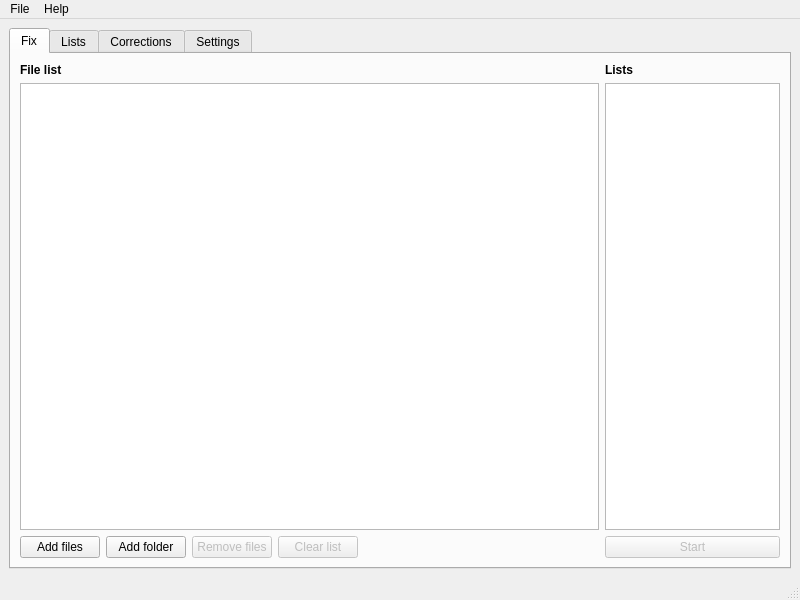
<?xml version="1.0" encoding="UTF-8"?>
<ui version="4.0">
 <class>MainWindow</class>
 <widget class="QMainWindow" name="MainWindow">
  <property name="geometry">
   <rect>
    <x>0</x>
    <y>0</y>
    <width>800</width>
    <height>600</height>
   </rect>
  </property>
  <property name="minimumSize">
   <size>
    <width>800</width>
    <height>600</height>
   </size>
  </property>
  <property name="windowTitle">
   <string>bwReplacer</string>
  </property>
  <property name="locale">
   <locale language="English" country="UnitedStates"/>
  </property>
  <widget class="QWidget" name="centralwidget">
   <layout class="QHBoxLayout" name="horizontalLayout">
    <item>
     <widget class="QTabWidget" name="tabMain">
      <property name="enabled">
       <bool>true</bool>
      </property>
      <property name="locale">
       <locale language="English" country="UnitedStates"/>
      </property>
      <property name="currentIndex">
       <number>0</number>
      </property>
      <widget class="QWidget" name="tabFix">
       <attribute name="title">
        <string>Fix</string>
       </attribute>
       <layout class="QHBoxLayout" name="horizontalLayout_4">
        <item>
         <layout class="QGridLayout" name="gridLayout_2">
          <item row="1" column="1">
           <widget class="QListWidget" name="lstFLists">
            <property name="minimumSize">
             <size>
              <width>175</width>
              <height>0</height>
             </size>
            </property>
            <property name="maximumSize">
             <size>
              <width>175</width>
              <height>16777215</height>
             </size>
            </property>
            <property name="selectionMode">
             <enum>QAbstractItemView::NoSelection</enum>
            </property>
           </widget>
          </item>
          <item row="0" column="1">
           <widget class="QLabel" name="lblFLists">
            <property name="minimumSize">
             <size>
              <width>175</width>
              <height>0</height>
             </size>
            </property>
            <property name="maximumSize">
             <size>
              <width>175</width>
              <height>16777215</height>
             </size>
            </property>
            <property name="font">
             <font>
              <weight>75</weight>
              <bold>true</bold>
             </font>
            </property>
            <property name="text">
             <string>Lists</string>
            </property>
           </widget>
          </item>
          <item row="2" column="1">
           <widget class="QPushButton" name="btnFStart">
            <property name="enabled">
             <bool>false</bool>
            </property>
            <property name="minimumSize">
             <size>
              <width>175</width>
              <height>0</height>
             </size>
            </property>
            <property name="maximumSize">
             <size>
              <width>175</width>
              <height>16777215</height>
             </size>
            </property>
            <property name="text">
             <string>Start</string>
            </property>
           </widget>
          </item>
          <item row="0" column="0">
           <widget class="QLabel" name="lblFFileList">
            <property name="font">
             <font>
              <weight>75</weight>
              <bold>true</bold>
             </font>
            </property>
            <property name="locale">
             <locale language="English" country="UnitedStates"/>
            </property>
            <property name="text">
             <string>File list</string>
            </property>
           </widget>
          </item>
          <item row="1" column="0">
           <widget class="QTableWidget" name="tblFFileList">
            <property name="acceptDrops">
             <bool>true</bool>
            </property>
            <property name="dragEnabled">
             <bool>false</bool>
            </property>
            <property name="alternatingRowColors">
             <bool>true</bool>
            </property>
            <property name="selectionBehavior">
             <enum>QAbstractItemView::SelectRows</enum>
            </property>
            <attribute name="horizontalHeaderStretchLastSection">
             <bool>true</bool>
            </attribute>
           </widget>
          </item>
          <item row="2" column="0">
           <layout class="QHBoxLayout" name="horizontalLayout_6">
            <item>
             <widget class="QPushButton" name="btnFAddFiles">
              <property name="text">
               <string>Add files</string>
              </property>
             </widget>
            </item>
            <item>
             <widget class="QPushButton" name="btnFAddFolder">
              <property name="text">
               <string>Add folder</string>
              </property>
             </widget>
            </item>
            <item>
             <widget class="QPushButton" name="btnFRemoveFiles">
              <property name="enabled">
               <bool>false</bool>
              </property>
              <property name="text">
               <string>Remove files</string>
              </property>
             </widget>
            </item>
            <item>
             <widget class="QPushButton" name="btnFClearList">
              <property name="enabled">
               <bool>false</bool>
              </property>
              <property name="text">
               <string>Clear list</string>
              </property>
             </widget>
            </item>
            <item>
             <spacer name="horizontalSpacer">
              <property name="orientation">
               <enum>Qt::Horizontal</enum>
              </property>
              <property name="sizeHint" stdset="0">
               <size>
                <width>40</width>
                <height>20</height>
               </size>
              </property>
             </spacer>
            </item>
           </layout>
          </item>
         </layout>
        </item>
       </layout>
      </widget>
      <widget class="QWidget" name="tabLists">
       <attribute name="title">
        <string>Lists</string>
       </attribute>
       <layout class="QHBoxLayout" name="horizontalLayout_2">
        <item>
         <widget class="QTableWidget" name="tblLLists">
          <property name="selectionMode">
           <enum>QAbstractItemView::SingleSelection</enum>
          </property>
          <property name="selectionBehavior">
           <enum>QAbstractItemView::SelectRows</enum>
          </property>
          <attribute name="verticalHeaderVisible">
           <bool>false</bool>
          </attribute>
         </widget>
        </item>
        <item>
         <layout class="QVBoxLayout" name="verticalLayout">
          <item>
           <spacer name="vspcrL1">
            <property name="orientation">
             <enum>Qt::Vertical</enum>
            </property>
            <property name="sizeHint" stdset="0">
             <size>
              <width>20</width>
              <height>40</height>
             </size>
            </property>
           </spacer>
          </item>
          <item>
           <widget class="QPushButton" name="btnLInsertRow">
            <property name="enabled">
             <bool>false</bool>
            </property>
            <property name="minimumSize">
             <size>
              <width>150</width>
              <height>0</height>
             </size>
            </property>
            <property name="text">
             <string>Insert row</string>
            </property>
           </widget>
          </item>
          <item>
           <widget class="QPushButton" name="btnLDeleteRow">
            <property name="enabled">
             <bool>false</bool>
            </property>
            <property name="minimumSize">
             <size>
              <width>150</width>
              <height>0</height>
             </size>
            </property>
            <property name="text">
             <string>Delete row</string>
            </property>
           </widget>
          </item>
          <item>
           <widget class="QPushButton" name="btnLUpdateRow">
            <property name="enabled">
             <bool>false</bool>
            </property>
            <property name="minimumSize">
             <size>
              <width>150</width>
              <height>0</height>
             </size>
            </property>
            <property name="text">
             <string>Update row</string>
            </property>
           </widget>
          </item>
         </layout>
        </item>
       </layout>
      </widget>
      <widget class="QWidget" name="tabCorrections">
       <attribute name="title">
        <string>Corrections</string>
       </attribute>
       <layout class="QHBoxLayout" name="horizontalLayout_3">
        <item>
         <widget class="QTableWidget" name="tblCCorrections">
          <property name="selectionMode">
           <enum>QAbstractItemView::SingleSelection</enum>
          </property>
          <property name="selectionBehavior">
           <enum>QAbstractItemView::SelectRows</enum>
          </property>
          <attribute name="horizontalHeaderVisible">
           <bool>false</bool>
          </attribute>
          <attribute name="verticalHeaderVisible">
           <bool>false</bool>
          </attribute>
         </widget>
        </item>
        <item>
         <layout class="QVBoxLayout" name="verticalLayout_2">
          <item>
           <widget class="QLabel" name="lblCorrectionsSelectMode">
            <property name="minimumSize">
             <size>
              <width>150</width>
              <height>0</height>
             </size>
            </property>
            <property name="font">
             <font>
              <weight>75</weight>
              <bold>true</bold>
             </font>
            </property>
            <property name="locale">
             <locale language="English" country="UnitedStates"/>
            </property>
            <property name="text">
             <string>Mode</string>
            </property>
           </widget>
          </item>
          <item>
           <widget class="QComboBox" name="cboCCorrectionMode">
            <property name="minimumSize">
             <size>
              <width>150</width>
              <height>0</height>
             </size>
            </property>
            <property name="locale">
             <locale language="English" country="UnitedStates"/>
            </property>
            <item>
             <property name="text">
              <string>RegEx</string>
             </property>
            </item>
            <item>
             <property name="text">
              <string>Replace</string>
             </property>
            </item>
            <item>
             <property name="text">
              <string>Word</string>
             </property>
            </item>
           </widget>
          </item>
          <item>
           <spacer name="vspcrC1">
            <property name="orientation">
             <enum>Qt::Vertical</enum>
            </property>
            <property name="sizeType">
             <enum>QSizePolicy::Fixed</enum>
            </property>
            <property name="sizeHint" stdset="0">
             <size>
              <width>20</width>
              <height>10</height>
             </size>
            </property>
           </spacer>
          </item>
          <item>
           <widget class="QLabel" name="lblCList">
            <property name="minimumSize">
             <size>
              <width>150</width>
              <height>0</height>
             </size>
            </property>
            <property name="font">
             <font>
              <weight>75</weight>
              <bold>true</bold>
             </font>
            </property>
            <property name="locale">
             <locale language="English" country="UnitedStates"/>
            </property>
            <property name="text">
             <string>List</string>
            </property>
           </widget>
          </item>
          <item>
           <widget class="QComboBox" name="cboCList">
            <property name="minimumSize">
             <size>
              <width>150</width>
              <height>0</height>
             </size>
            </property>
            <property name="locale">
             <locale language="English" country="UnitedStates"/>
            </property>
            <property name="editable">
             <bool>false</bool>
            </property>
           </widget>
          </item>
          <item>
           <spacer name="vspcrC2">
            <property name="orientation">
             <enum>Qt::Vertical</enum>
            </property>
            <property name="sizeHint" stdset="0">
             <size>
              <width>20</width>
              <height>40</height>
             </size>
            </property>
           </spacer>
          </item>
          <item>
           <widget class="QPushButton" name="btnCInsertRow">
            <property name="enabled">
             <bool>false</bool>
            </property>
            <property name="minimumSize">
             <size>
              <width>150</width>
              <height>0</height>
             </size>
            </property>
            <property name="text">
             <string>Insert row</string>
            </property>
           </widget>
          </item>
          <item>
           <widget class="QPushButton" name="btnCDeleteRow">
            <property name="enabled">
             <bool>false</bool>
            </property>
            <property name="minimumSize">
             <size>
              <width>150</width>
              <height>0</height>
             </size>
            </property>
            <property name="text">
             <string>Delete row</string>
            </property>
           </widget>
          </item>
          <item>
           <widget class="QPushButton" name="btnCUpdateRow">
            <property name="enabled">
             <bool>false</bool>
            </property>
            <property name="minimumSize">
             <size>
              <width>150</width>
              <height>0</height>
             </size>
            </property>
            <property name="text">
             <string>Update row</string>
            </property>
           </widget>
          </item>
         </layout>
        </item>
       </layout>
      </widget>
      <widget class="QWidget" name="tabSettings">
       <attribute name="title">
        <string>Settings</string>
       </attribute>
       <widget class="QLabel" name="lblSFileEncoding">
        <property name="geometry">
         <rect>
          <x>10</x>
          <y>10</y>
          <width>175</width>
          <height>16</height>
         </rect>
        </property>
        <property name="minimumSize">
         <size>
          <width>175</width>
          <height>0</height>
         </size>
        </property>
        <property name="maximumSize">
         <size>
          <width>175</width>
          <height>16777215</height>
         </size>
        </property>
        <property name="font">
         <font>
          <weight>75</weight>
          <bold>true</bold>
         </font>
        </property>
        <property name="text">
         <string>File encoding</string>
        </property>
       </widget>
       <widget class="QComboBox" name="cboSFileEncoding">
        <property name="geometry">
         <rect>
          <x>10</x>
          <y>30</y>
          <width>175</width>
          <height>22</height>
         </rect>
        </property>
        <property name="minimumSize">
         <size>
          <width>175</width>
          <height>0</height>
         </size>
        </property>
        <property name="maximumSize">
         <size>
          <width>175</width>
          <height>16777215</height>
         </size>
        </property>
       </widget>
       <widget class="QCheckBox" name="chkSRemoveEmpty">
        <property name="geometry">
         <rect>
          <x>10</x>
          <y>70</y>
          <width>381</width>
          <height>16</height>
         </rect>
        </property>
        <property name="text">
         <string>Remove empty lines from EOF</string>
        </property>
        <property name="checked">
         <bool>true</bool>
        </property>
       </widget>
      </widget>
     </widget>
    </item>
   </layout>
  </widget>
  <widget class="QMenuBar" name="menubar">
   <property name="geometry">
    <rect>
     <x>0</x>
     <y>0</y>
     <width>800</width>
     <height>23</height>
    </rect>
   </property>
   <widget class="QMenu" name="menuFile">
    <property name="title">
     <string>File</string>
    </property>
    <addaction name="actionCreateDatabase"/>
    <addaction name="actionOpenDatabase"/>
    <addaction name="separator"/>
    <addaction name="actionQuit"/>
   </widget>
   <widget class="QMenu" name="menuHelp">
    <property name="title">
     <string>Help</string>
    </property>
    <addaction name="actionWiki"/>
    <addaction name="actionAbout"/>
   </widget>
   <addaction name="menuFile"/>
   <addaction name="menuHelp"/>
  </widget>
  <widget class="QStatusBar" name="statusBar"/>
  <action name="actionOpen_file">
   <property name="text">
    <string>Open file...</string>
   </property>
  </action>
  <action name="actionQuit">
   <property name="text">
    <string>Quit</string>
   </property>
  </action>
  <action name="actionAbout">
   <property name="text">
    <string>About...</string>
   </property>
  </action>
  <action name="actionWiki">
   <property name="text">
    <string>Wiki (online)</string>
   </property>
  </action>
  <action name="actionOpen_files">
   <property name="text">
    <string>Open files...</string>
   </property>
  </action>
  <action name="actionAdd_new_dictionary_type">
   <property name="text">
    <string>Add new dictionary type...</string>
   </property>
  </action>
  <action name="actionAdd_new_correction_type">
   <property name="text">
    <string>Add new correction type...</string>
   </property>
  </action>
  <action name="actionOpenDatabase">
   <property name="text">
    <string>Open database...</string>
   </property>
  </action>
  <action name="actionCreateDatabase">
   <property name="text">
    <string>Create a new database...</string>
   </property>
  </action>
  <action name="actionAddNewCorrectionType">
   <property name="text">
    <string>Add new correction type...</string>
   </property>
  </action>
 </widget>
 <tabstops>
  <tabstop>tabMain</tabstop>
 </tabstops>
 <resources/>
 <connections/>
</ui>
